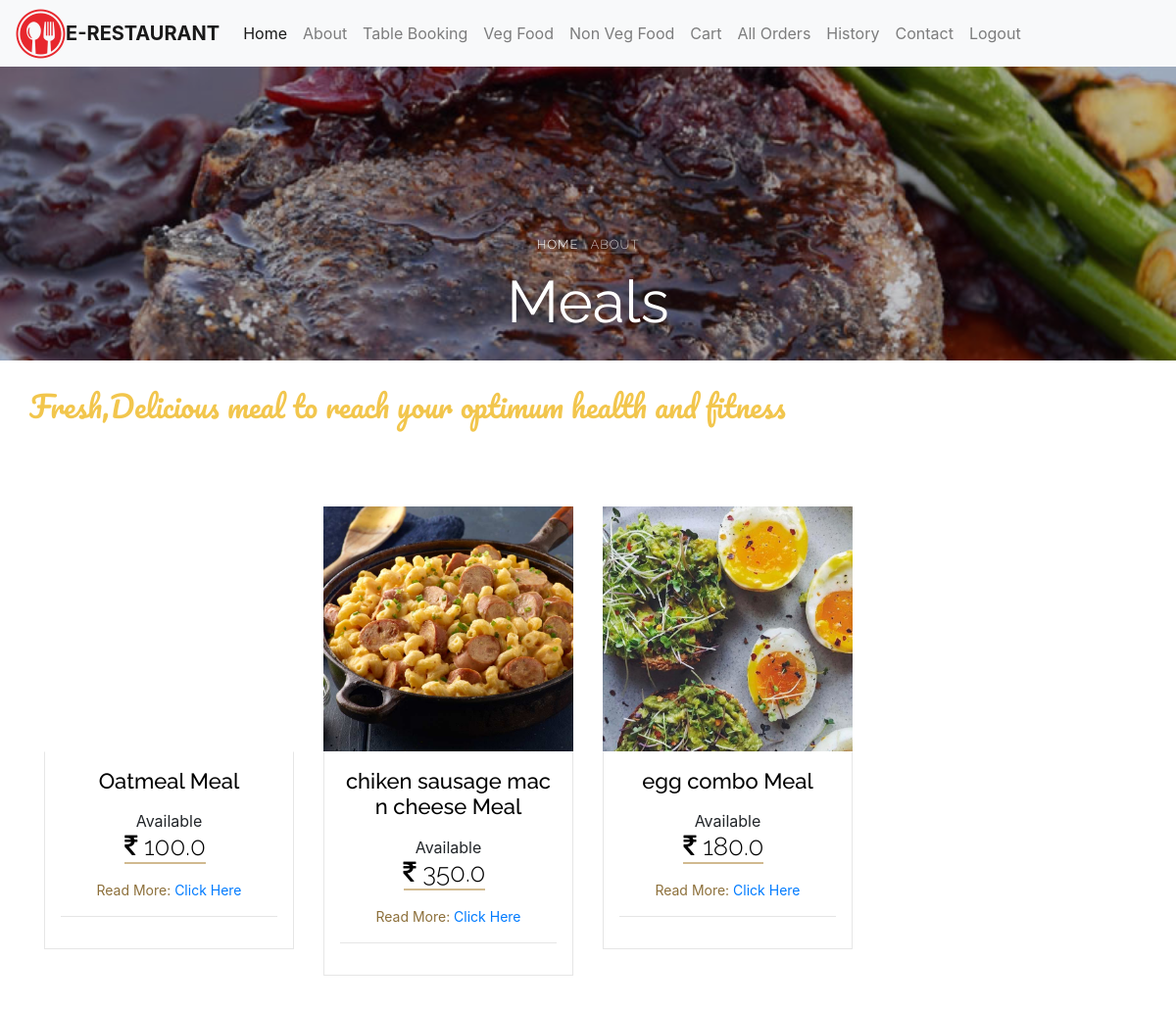
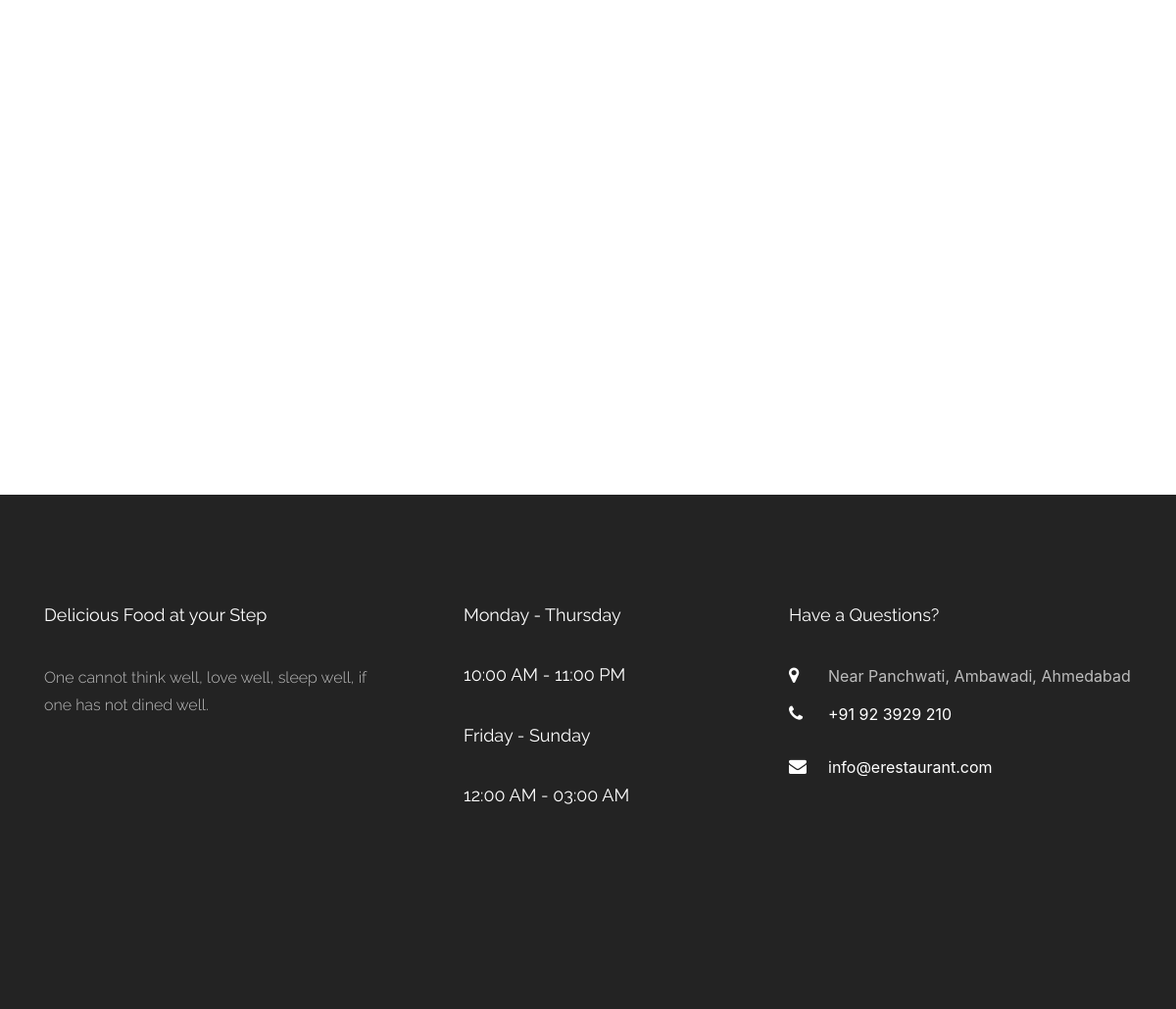
The page /Non-Vag-Meals/Break_Fast (signed in) on the database its author committed (2 pictures, top to bottom).
### meal/models.py (models this page shows, shortened)
class Meal(models.Model):
    main_category = models.CharField(default="Select",max_length=30, choices=MAIN_CHOICES)
    category = models.CharField(default="Select",max_length=30, choices=MENU_CHOICES)
    name = models.CharField(max_length=100)
    price = models.FloatField(default=0)
    detail = models.TextField(default="")
    available = models.BooleanField(default=True)
    image = models.ImageField(upload_to="upload/")

### app1/views.py (the view)
# urls.py: path('Non-Vag-Meals/<str:choise>',views.NonVageMealview,name="non_vage_meal"),
def NonVageMealview(request,choise):
    if 'user' in request.session:
        form1 =Meal.objects.all().filter(main_category = 'nonvage',category = choise)
        return render(request,'Meal.html',{'meal': form1})
    else:
        return redirect('login')

### app1/templates/Meal.html (shortened to what this page needs)
{% extends 'base.html' %}
{% load static %}
{% block content %}
    <div class="hero-wrap" style="background-image: url({% static 'images/menu-4.jpg' %});">
      <div class="overlay"></div>
      <div class="container">
        <div class="row no-gutters slider-text d-flex align-itemd-end justify-content-center">
          <div class="col-md-9 ftco-animate text-center d-flex align-items-end justify-content-center">
          	<div class="text">
	            <p class="breadcrumbs mb-2"><span class="mr-2"><a href="index.html">Home</a></span> <span>About</span></p>
	            <h1 class="mb-4 bread">Meals</h1>
            </div>
          </div>
        </div>
      </div>
    </div>
<br>
    	<div class="container">
    		<div class="row">
	        <div class="col-lg-9">
		    		<div class="row">
						<div class="row">
							<div class="col-lg-12">
								<div class="section_title text-center mb-80">
									<span>Fresh,Delicious meal to reach your optimum health and fitness </span>
								</div>
							</div>
						</div>
					{% for r in meal %}
					<div class="col-sm col-md-6 col-lg-4 ftco-animate">
					<div class="room">
						<a href="#" class="img d-flex justify-content-center align-items-center" style="background-image: url({{ r.image.url }})">
						</a>
						<div class="text p-3 text-center">
							<h3 class="mb-3"><a href="{% url 'meal_view' r.id %}">{{ r.name }} Meal</a></h3>
							{% if r.available %}
								<li><span>Available</span></li>
								<p><span class="price mr-2"><i class="fa fa-inr" aria-hidden="true"></i>
									{{ r.price }}</span></p>
									<ul class="list">
										<li><span>Read More:</span><a href="{% url 'meal_view' r.id %}"> Click Here</a></li>
									</ul>
							{% else %}
								<li><span>Unavailable</span></li>
							{% endif %}
							<hr>
						</div>
					</div>
					</div>
					{% endfor %}
		    		</div>
				</div>
	        </div>
		    </div>
{% endblock %}

### app1/templates/base.html (shortened to what this page needs)
{% load static %}
<!DOCTYPE html>
<html lang="en">
  <head>
    <link rel="stylesheet" href="{% static 'css/open-iconic-bootstrap.min.css' %}">
    <link rel="stylesheet" href="{% static 'css/animate.css' %}">
    <link rel="stylesheet" href="{% static 'css/owl.carousel.min.css' %}">
    <link rel="stylesheet" href="{% static 'css/owl.theme.default.min.css' %}">
    <link rel="stylesheet" href="{% static 'css/magnific-popup.css' %}">
    <link rel="stylesheet" href="{% static 'css/font-awesome.min.css' %}">
    <link href="https://stackpath.bootstrapcdn.com/font-awesome/4.7.0/css/font-awesome.min.css" rel="stylesheet">
    <link rel="stylesheet" href="{% static 'css/aos.css' %}">
    <link rel="stylesheet" href="{% static 'css/ionicons.min.css' %}">
    <link rel="stylesheet" href="{% static 'css/style-datepicker.css' %}">
    <link rel="stylesheet" href="{% static 'css/style.min.css' %}">
    <link rel="stylesheet" href="{% static 'css/flaticon.css' %}">
    <link rel="stylesheet" href="{% static 'css/icomoon.css' %}">
    <link rel="stylesheet" href="{% static 'css/style.css' %}">
    <link rel="stylesheet" href="{% static 'css/css/style.css' %}">
    <link rel="stylesheet" href="https://maxcdn.bootstrapcdn.com/bootstrap/4.5.2/css/bootstrap.min.css">
  </head>
  <body>
    <nav class="navbar navbar-expand-lg navbar-light bg-light">
      <img src="{% static 'images/instragram/favicon.png' %}" alt="">
      <a class="navbar-brand" href="{% url 'index' %}" img src="{% static 'images/instagram/favicon.png' %}" alt=""> E-Restaurant</a>
      <div class="collapse navbar-collapse" id="navbarNavAltMarkup">
        <div class="navbar-nav">
          <a class="nav-item nav-link active" href="{% url 'index' %}">Home</a>
          <a class="nav-item nav-link" href="{% url 'about' %}">About</a>
          <a class="nav-item nav-link" href="{% url 'alltable' %}">Table Booking</a>
          <a class="nav-item nav-link" href="{% url 'meal' 'vage' %}">Veg Food</a>
          <a class="nav-item nav-link" href="{% url 'meal' 'nonvage' %}">Non Veg Food</a>
          <a class="nav-item nav-link" href="{% url 'order' %}">Cart</a>
          <a class="nav-item nav-link" href="{% url 'allOrders' %}">All Orders</a>
          <a class="nav-item nav-link" href="{% url 'historydta' %}">History</a>
          <a class="nav-item nav-link" href="{% url 'contact' %}">Contact</a>
          <a class="nav-item nav-link" href="{% url 'logout' %}">Logout</a>
        </div>
      </div>
    </nav>
    {% block content %}
    {% endblock %}
    <footer class="ftco-footer ftco-bg-dark ftco-section">
        <div class="container">
          <div class="row mb-5">
            <div class="col-md">
              <div class="ftco-footer-widget mb-4">
                <h2 class="ftco-heading-2">Delicious Food at your Step</h2>
                <p>One cannot think well, love well, sleep well, if one has not dined well.</p>
                <ul class="ftco-footer-social list-unstyled float-md-left float-lft mt-5">
                </ul>
              </div>
            </div>
            <div class="col-md">
              <div class="ftco-footer-widget mb-4 ml-md-5">
                <h2 class="ftco-heading-2">Monday - Thursday</h2>
                <h2 class="ftco-heading-2">10:00 AM - 11:00 PM</h2>
                <h2 class="ftco-heading-2">Friday - Sunday</h2>
                <h2 class="ftco-heading-2">12:00 AM - 03:00 AM</h2>
              </div>
            </div>
            <div class="col-md">
              <div class="ftco-footer-widget mb-4">
                  <h2 class="ftco-heading-2">Have a Questions?</h2>
                  <div class="block-23 mb-3">
                    <ul>
                      <li><span class="icon icon-map-marker"></span><span class="text">Near Panchwati, Ambawadi, Ahmedabad</span></li>
                      <li><a href="#"><span class="icon icon-phone"></span><span class="text">+91 92 3929 210</span></a></li>
                      <li><a href="#"><span class="icon icon-envelope"></span><span class="text">info@erestaurant.com</span></a></li>
                    </ul>
                  </div>
              </div>
            </div>
          </div>
        </div>
      </footer>
    </body>
  </html>

### app1/static/css/icomoon.css (style rules this page uses)
[class^="icon-"], [class*=" icon-"] { font-family: 'icomoon' !important; speak: none; font-style: normal; font-weight: normal; font-variant: normal; text-transform: none; line-height: 1; -webkit-font-smoothing: antialiased; -moz-osx-font-smoothing: grayscale; }
.icon-map-marker:before { content: "\f041"; }
.icon-phone:before { content: "\f095"; }
.icon-envelope:before { content: "\f0e0"; }

### rows shown on the page
Meal: name "Oatmeal", price "100.0"
Meal: image (picture), name "chiken sausage mac n cheese", price "350.0"
Meal: image (picture), name "egg combo", price "180.0"
